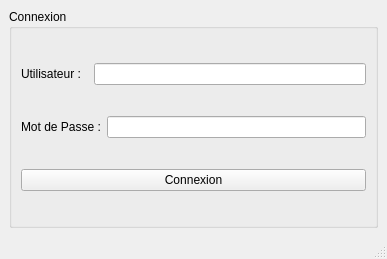
<?xml version="1.0" encoding="UTF-8"?>
<ui version="4.0">
 <class>MainWindow</class>
 <widget class="QMainWindow" name="MainWindow">
  <property name="geometry">
   <rect>
    <x>0</x>
    <y>0</y>
    <width>387</width>
    <height>259</height>
   </rect>
  </property>
  <property name="windowTitle">
   <string>MainWindow</string>
  </property>
  <widget class="QWidget" name="centralwidget">
   <layout class="QVBoxLayout" name="verticalLayout">
    <item>
     <widget class="QGroupBox" name="Connexion">
      <property name="title">
       <string>Connexion</string>
      </property>
      <layout class="QVBoxLayout" name="verticalLayout_2">
       <item>
        <layout class="QHBoxLayout" name="horizontalLayout">
         <item>
          <widget class="QLabel" name="lUser">
           <property name="text">
            <string>Utilisateur :  </string>
           </property>
          </widget>
         </item>
         <item>
          <widget class="QLineEdit" name="eUser"/>
         </item>
        </layout>
       </item>
       <item>
        <layout class="QHBoxLayout" name="horizontalLayout_2">
         <item>
          <widget class="QLabel" name="lMdp">
           <property name="text">
            <string>Mot de Passe :</string>
           </property>
          </widget>
         </item>
         <item>
          <widget class="QLineEdit" name="eMdp">
           <property name="echoMode">
            <enum>QLineEdit::Password</enum>
           </property>
          </widget>
         </item>
        </layout>
       </item>
       <item>
        <widget class="QPushButton" name="bConnexion">
         <property name="text">
          <string>Connexion</string>
         </property>
        </widget>
       </item>
      </layout>
     </widget>
    </item>
   </layout>
  </widget>
  <widget class="QMenuBar" name="menubar">
   <property name="geometry">
    <rect>
     <x>0</x>
     <y>0</y>
     <width>387</width>
     <height>22</height>
    </rect>
   </property>
  </widget>
  <widget class="QStatusBar" name="statusbar"/>
 </widget>
 <resources/>
 <connections/>
</ui>
